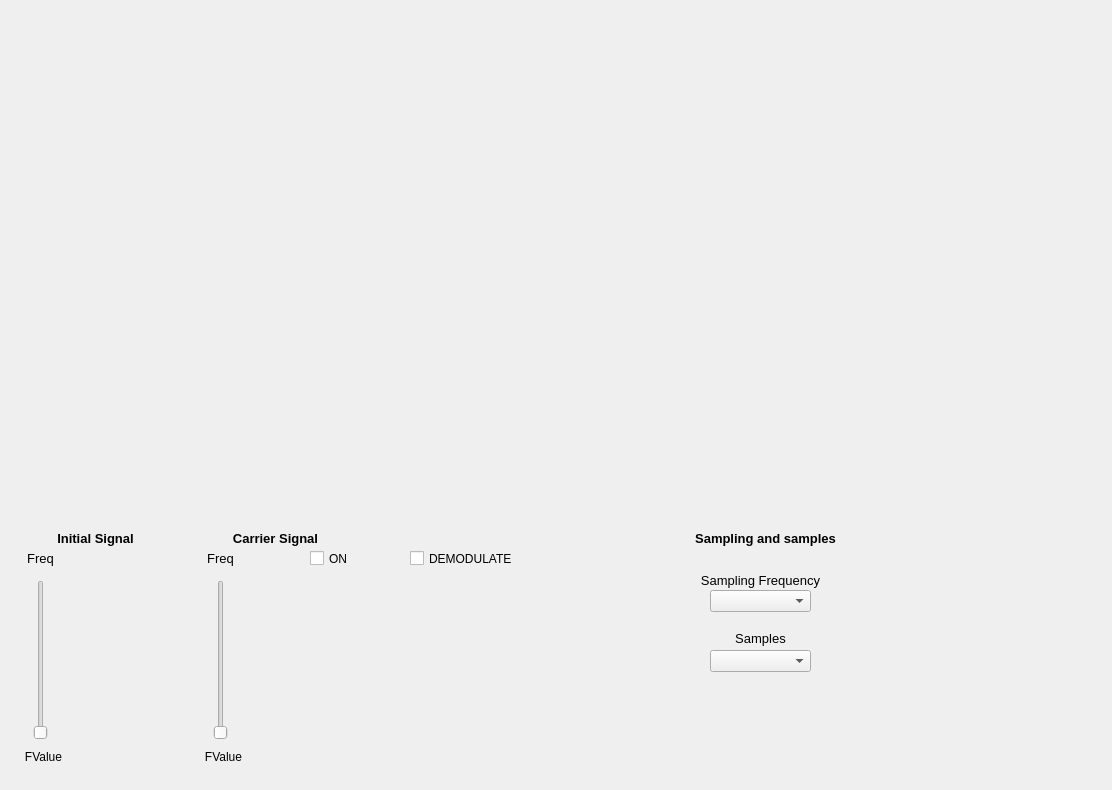
<?xml version="1.0" encoding="UTF-8"?>
<ui version="4.0">
 <class>MainWindow</class>
 <widget class="QMainWindow" name="MainWindow">
  <property name="geometry">
   <rect>
    <x>0</x>
    <y>0</y>
    <width>1112</width>
    <height>790</height>
   </rect>
  </property>
  <property name="windowTitle">
   <string>MainWindow</string>
  </property>
  <widget class="QWidget" name="mainWidget">
   <widget class="QWidget" name="verticalLayoutWidget">
    <property name="geometry">
     <rect>
      <x>0</x>
      <y>70</y>
      <width>541</width>
      <height>441</height>
     </rect>
    </property>
    <layout class="QVBoxLayout" name="leftLayout"/>
   </widget>
   <widget class="QWidget" name="verticalLayoutWidget_2">
    <property name="geometry">
     <rect>
      <x>570</x>
      <y>70</y>
      <width>541</width>
      <height>441</height>
     </rect>
    </property>
    <layout class="QVBoxLayout" name="rightLayout"/>
   </widget>
   <widget class="QWidget" name="sin1Widget" native="true">
    <property name="enabled">
     <bool>true</bool>
    </property>
    <property name="geometry">
     <rect>
      <x>10</x>
      <y>530</y>
      <width>171</width>
      <height>241</height>
     </rect>
    </property>
    <widget class="QLabel" name="SineGen1">
     <property name="geometry">
      <rect>
       <x>0</x>
       <y>0</y>
       <width>171</width>
       <height>16</height>
      </rect>
     </property>
     <property name="font">
      <font>
       <family>Liberation Sans</family>
       <pointsize>10</pointsize>
       <weight>75</weight>
       <bold>true</bold>
      </font>
     </property>
     <property name="text">
      <string>Initial Signal</string>
     </property>
     <property name="alignment">
      <set>Qt::AlignCenter</set>
     </property>
    </widget>
    <widget class="QSlider" name="freq1Slider">
     <property name="geometry">
      <rect>
       <x>20</x>
       <y>50</y>
       <width>22</width>
       <height>160</height>
      </rect>
     </property>
     <property name="minimum">
      <number>10</number>
     </property>
     <property name="maximum">
      <number>100</number>
     </property>
     <property name="singleStep">
      <number>10</number>
     </property>
     <property name="orientation">
      <enum>Qt::Vertical</enum>
     </property>
    </widget>
    <widget class="QLabel" name="freq1Label">
     <property name="geometry">
      <rect>
       <x>10</x>
       <y>20</y>
       <width>41</width>
       <height>16</height>
      </rect>
     </property>
     <property name="font">
      <font>
       <pointsize>10</pointsize>
      </font>
     </property>
     <property name="text">
      <string>Freq</string>
     </property>
     <property name="alignment">
      <set>Qt::AlignCenter</set>
     </property>
    </widget>
    <widget class="QLabel" name="freq1Value">
     <property name="geometry">
      <rect>
       <x>10</x>
       <y>220</y>
       <width>47</width>
       <height>13</height>
      </rect>
     </property>
     <property name="text">
      <string>FValue</string>
     </property>
     <property name="alignment">
      <set>Qt::AlignCenter</set>
     </property>
    </widget>
   </widget>
   <widget class="QWidget" name="sin2Widget" native="true">
    <property name="geometry">
     <rect>
      <x>190</x>
      <y>530</y>
      <width>171</width>
      <height>241</height>
     </rect>
    </property>
    <widget class="QLabel" name="SineGen2">
     <property name="geometry">
      <rect>
       <x>0</x>
       <y>0</y>
       <width>171</width>
       <height>16</height>
      </rect>
     </property>
     <property name="font">
      <font>
       <family>Liberation Sans</family>
       <pointsize>10</pointsize>
       <weight>75</weight>
       <bold>true</bold>
      </font>
     </property>
     <property name="text">
      <string>Carrier Signal</string>
     </property>
     <property name="alignment">
      <set>Qt::AlignCenter</set>
     </property>
    </widget>
    <widget class="QSlider" name="freq2Slider">
     <property name="geometry">
      <rect>
       <x>20</x>
       <y>50</y>
       <width>22</width>
       <height>160</height>
      </rect>
     </property>
     <property name="minimum">
      <number>80</number>
     </property>
     <property name="maximum">
      <number>500</number>
     </property>
     <property name="singleStep">
      <number>10</number>
     </property>
     <property name="orientation">
      <enum>Qt::Vertical</enum>
     </property>
    </widget>
    <widget class="QLabel" name="freq2Label">
     <property name="geometry">
      <rect>
       <x>10</x>
       <y>20</y>
       <width>41</width>
       <height>16</height>
      </rect>
     </property>
     <property name="font">
      <font>
       <pointsize>10</pointsize>
      </font>
     </property>
     <property name="text">
      <string>Freq</string>
     </property>
     <property name="alignment">
      <set>Qt::AlignCenter</set>
     </property>
    </widget>
    <widget class="QLabel" name="freq2Value">
     <property name="geometry">
      <rect>
       <x>10</x>
       <y>220</y>
       <width>47</width>
       <height>13</height>
      </rect>
     </property>
     <property name="text">
      <string>FValue</string>
     </property>
     <property name="alignment">
      <set>Qt::AlignCenter</set>
     </property>
    </widget>
    <widget class="QCheckBox" name="onSig2">
     <property name="geometry">
      <rect>
       <x>120</x>
       <y>20</y>
       <width>41</width>
       <height>17</height>
      </rect>
     </property>
     <property name="text">
      <string>ON</string>
     </property>
    </widget>
   </widget>
   <widget class="QWidget" name="samplingWidget" native="true">
    <property name="geometry">
     <rect>
      <x>680</x>
      <y>530</y>
      <width>171</width>
      <height>241</height>
     </rect>
    </property>
    <widget class="QLabel" name="samplingLabel">
     <property name="geometry">
      <rect>
       <x>0</x>
       <y>0</y>
       <width>171</width>
       <height>16</height>
      </rect>
     </property>
     <property name="font">
      <font>
       <family>Liberation Sans</family>
       <pointsize>10</pointsize>
       <weight>75</weight>
       <bold>true</bold>
      </font>
     </property>
     <property name="text">
      <string>Sampling and samples</string>
     </property>
     <property name="alignment">
      <set>Qt::AlignCenter</set>
     </property>
    </widget>
    <widget class="QLabel" name="sampFreqLabel">
     <property name="geometry">
      <rect>
       <x>20</x>
       <y>40</y>
       <width>121</width>
       <height>20</height>
      </rect>
     </property>
     <property name="font">
      <font>
       <pointsize>10</pointsize>
      </font>
     </property>
     <property name="text">
      <string>Sampling Frequency</string>
     </property>
     <property name="alignment">
      <set>Qt::AlignCenter</set>
     </property>
    </widget>
    <widget class="QComboBox" name="samplingFreqCombo">
     <property name="geometry">
      <rect>
       <x>30</x>
       <y>60</y>
       <width>101</width>
       <height>22</height>
      </rect>
     </property>
     <property name="font">
      <font>
       <pointsize>10</pointsize>
      </font>
     </property>
    </widget>
    <widget class="QComboBox" name="samplesCombo">
     <property name="geometry">
      <rect>
       <x>30</x>
       <y>120</y>
       <width>101</width>
       <height>22</height>
      </rect>
     </property>
     <property name="font">
      <font>
       <pointsize>10</pointsize>
      </font>
     </property>
    </widget>
    <widget class="QLabel" name="samplesLabel">
     <property name="geometry">
      <rect>
       <x>30</x>
       <y>100</y>
       <width>101</width>
       <height>16</height>
      </rect>
     </property>
     <property name="font">
      <font>
       <pointsize>10</pointsize>
      </font>
     </property>
     <property name="text">
      <string>Samples</string>
     </property>
     <property name="alignment">
      <set>Qt::AlignCenter</set>
     </property>
    </widget>
   </widget>
   <widget class="QCheckBox" name="demodBt">
    <property name="geometry">
     <rect>
      <x>410</x>
      <y>550</y>
      <width>131</width>
      <height>17</height>
     </rect>
    </property>
    <property name="text">
     <string>DEMODULATE</string>
    </property>
   </widget>
  </widget>
 </widget>
 <resources/>
 <connections/>
</ui>
